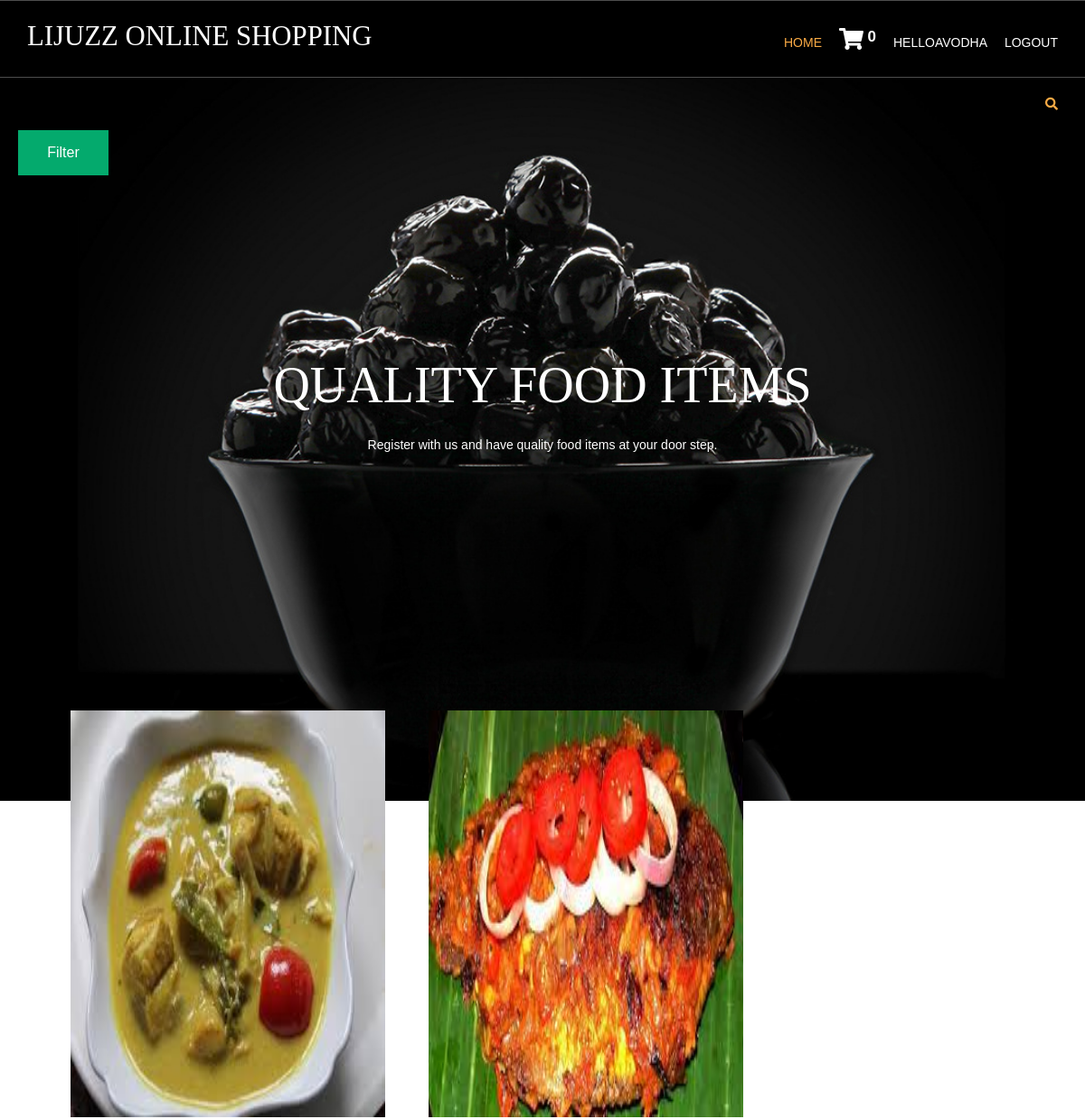
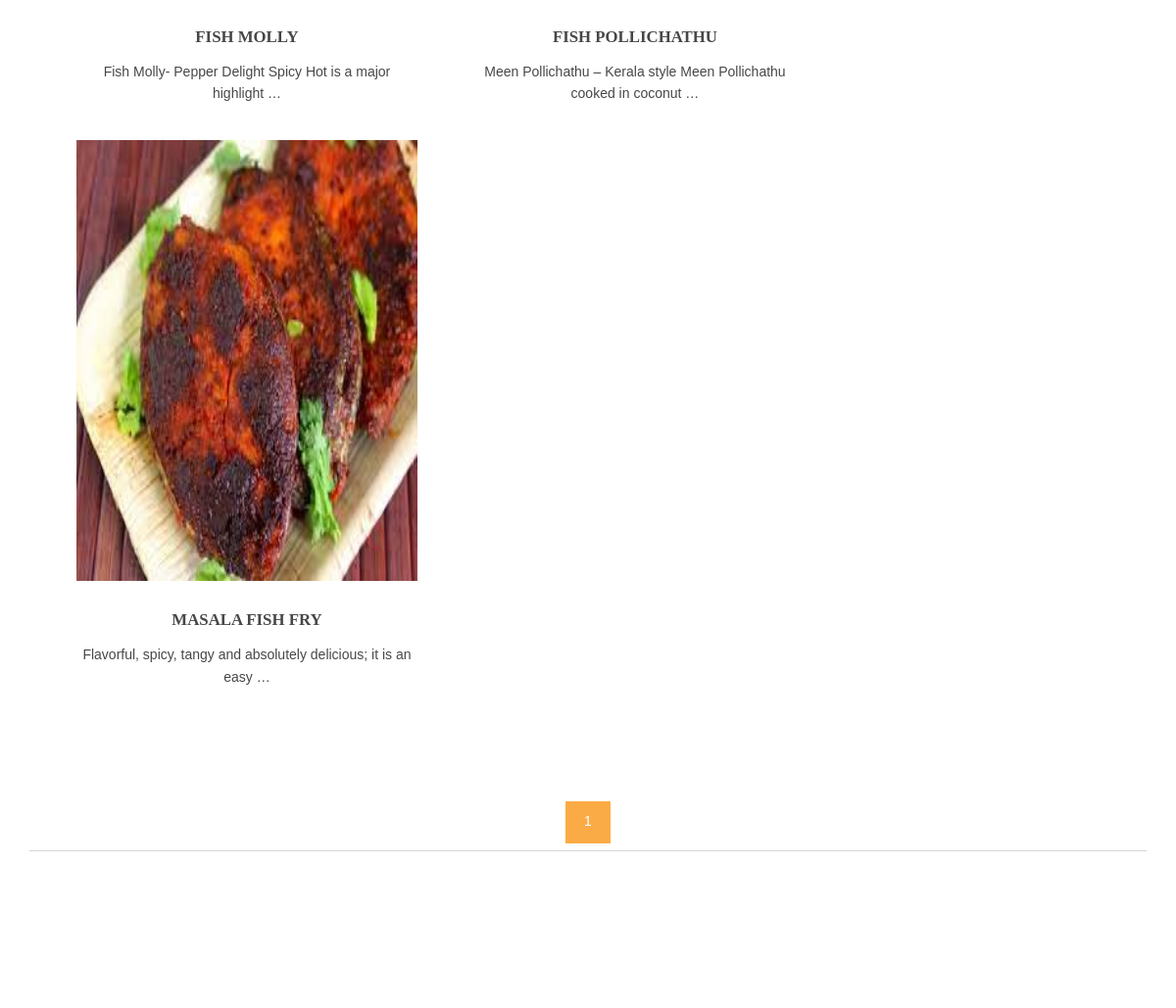
Screenshot of /fish-recepies/ (signed in) with the database file from the repository (2 pictures, top to bottom).
### homeapp/models.py (models this page shows, shortened)
class product(models.Model):
    name = models.CharField(max_length=250,unique=True)
    slug = models.SlugField(max_length=250,unique=True)
    img = models.ImageField(upload_to='product')
    desc = models.TextField()
    stock = models.IntegerField()
    available = models.BooleanField(default=True)
    price = models.IntegerField()
    category = models.ForeignKey(categ, on_delete=models.CASCADE)
    def get_url(self):
        return reverse('prdct_details',args=[self.category.slug, self.slug])

### homeapp/views.py (the view)
# urls.py: path('', views.home, name='home'),
def home(request, c_slug=None):
    c_page = None
    prdt = None
    catgry = categ.objects.all()
    if c_slug != None:
        c_page = get_object_or_404(categ, slug=c_slug)
        prdt = product.objects.filter(category=c_page, available=True)
    else:
        prdt = product.objects.all().filter(available=True)
    paginator = Paginator(prdt, 6)
    try:
        page = int(request.GET.get('page', '1'))
    except:
        page = 1
    try:
        pro = paginator.page(page)
    except(EmptyPage, InvalidPage):
        pro = paginator.page(paginator.num_pages)
    return render(request, 'index.html', {'prdt': prdt, 'catgry': catgry,'pro':pro})

### cartapp/context_processor.py (called while the page is built)
def count(request):
    item_count = 0
    if 'admin' in request.path:
        return {}
    else:
        try:
            ct = cartlist.objects.filter(cart_id=c_id(request))
            cti = items.objects.all().filter(cart= ct[:1])
            for j in cti:
                item_count+=j.quant
        except cartlist.DoesNotExist:
            item_count = 0
        return dict(item_c=item_count)

### cartapp/views.py (called while the page is built)
def c_id(request):
    ct_id = request.session.session_key
    if not ct_id:
        ct_id = request.session.create()
    return ct_id

### homeapp/models.py (called while the page is built)
    def get_url(self):
        return reverse('prdct_cat', args=[self.slug])

### templates/index.html (shortened to what this page needs)
{% extends 'base.html' %}
{% load static %}
{% block content %}
<html lang="">
<head>
    <link href="{% static 'hm/layout/styles/layout.css' %}" rel="stylesheet" type="text/css" media="all">
</head>
<body id="top">
<div class="abcd" style="background-image:url('{% static 'hm/images/demo/backgrounds/f2.jpg' %}');">
    <div class="wrapper row0">
        <div id="topbar" class="hoc clear">
            <div class="fl_right">
                <ul class="nospace">
                    <li id="searchform">
                    </li>
                </ul>
            </div>
        </div>
    </div>
    <div class="dropdown">
        <button class="dropbtn">Filter</button>
    </div>
    <div id="pageintro" class="hoc clear">
        <article>
            <h3 class="heading">QUALITY FOOD ITEMS</h3>
            <p>Register with us and have quality food items at your door step.</p>
        </article>
    </div>
</div>
<div class="wrapper row3">
    <main class="hoc container clear">
        <section id="introblocks">
            <ul class="nospace group btmspace-80">
                {% for i in pro.object_list %}
                <li class="one_third">
                    <figure><a class="imgover" href={{i.get_url}}><img src="{{i.img.url}}"
                                                                       style="height:450px;width:450px;" alt=""></a>
                        <figcaption>
                            <h6 class="heading">{{i.name}}</h6>
                            <p>{{i.desc|truncatewords:10}}</p>
                            <br>
                        </figcaption>
                    </figure>
                </li>
                {% endfor %}
            </ul>
            {% for p in pro.paginator.page_range %}
            <a href="?page={{p}}" class="btn btn-light btn-sm {% if pro.number == p %} activate {% endif %}">{{p}}</a>
            {% endfor %}
        </section>
        <hr class="btmspace-80">
    </main>
</div>
</body>
</html>
{% endblock %}

### templates/base.html (shortened to what this page needs)
{% load static %}
<html lang="">
<head>
    <link href="{% static 'hm/layout/styles/layout.css' %}" rel="stylesheet" type="text/css" media="all">
</head>
<body id="top">
<div class="bgded overlay" style="background-image:url('{% static 'hm/images/demo/backgrounds/f2.jpg' %}');">
    <div class="wrapper row1">
        <header id="header" class="hoc clear">
            <div id="logo" class="fl_left">
                <h1><a href="/">LIJUZZ ONLINE SHOPPING</a></h1>
            </div>
            <nav id="mainav" class="fl_right">
                <ul class="clear">
                    <li class="active"><a href="/">Home</a></li>
                    <li><a class="active" href="{% url 'cartdetails' %}"><i class="fa fa-shopping-cart"
                                                                            style="font-size:24px"></i><sup
                            style=" font-size:17px;"> <b>{{item_c}}</b> </sup></a></li>
                    {% if user.is_authenticated %}
                    <li>Hello{{user.username}}</li>
                    <li><a class="active" href="{% url 'logout' %}">Logout</a></li>
                    {% else %}
                    <li><a class="active" href="{% url 'login' %}">Login</a></li>
                    <li><a class="active" href="{% url 'registration' %}">Register</a></li>
                    {% endif %}
                </ul>
            </nav>
        </header>
    </div>
</div>
{% block content %}
{% endblock %}
</body>
</html>

### static/hm/layout/styles/layout.css (style rules this page uses)
.row1 { border:solid; border-width:1px 0; }
#topbar { padding:20px 0; font-size:.8rem; text-transform:uppercase; }
#topbar ul li { display:inline-block; margin-right:15px; }
#topbar ul li:last-child { margin-right:0; padding-right:0; border-right:none; }
#topbar #searchform { position:relative; line-height:1; z-index:9999; }
#topbar #searchform::after { display:block; height:18px; line-height:18px; padding:0; font-family:"Font Awesome\ 5 Free"; font-weight:900; font-size:1rem; content:"\f002"; }
#topbar #searchform ::placeholder { text-transform:capitalize; }
#header #logo { margin:22px 0 0 0; }
#header #logo h1 { margin:0; padding:0; font-size:2.2rem; text-transform:uppercase; }
#pageintro { padding:200px 0 300px; }
#pageintro article, #pageintro article p { display:block; max-width:75%; margin:0 auto; text-align:center; }
#pageintro article p { max-width:65%; line-height:2rem; }
#pageintro .heading { margin-bottom:20px; font-size:4rem; }
.container { padding:80px 0; }
#introblocks { display:block; position:relative; margin:-180px 0 0 0; z-index:1; text-align:center; }
#introblocks figure figcaption { display:block; padding:30px 0 0 0; text-align:center; }
#introblocks figure figcaption .heading { font-size:1.2rem; font-weight:700; margin-bottom:0; }
*, *::before, *::after { transition:all .3s ease-in-out; }
nav ul, nav ol { margin:0; padding:0; list-style:none; }
#mainav, #breadcrumb, .sidebar nav { line-height:normal; }
#mainav ul { text-transform:uppercase; }
#mainav li { display:inline-block; position:relative; margin:0 15px 0 0; padding:0; }
#mainav li:last-child { margin-right:0; }
#mainav li a { display:block; padding:30px 0; }
body { color:#A5A6AA; background-color:#1C1D21; }
a { color:#FBAB45; }
hr, .borderedbox { border-color:#D7D7D7; }
.overlay { color:#FFFFFF; background-color:inherit; }
.overlay::after { color:inherit; background-color:rgba(0,0,0,.55); }
.btn, .btn.inverse:hover { color:#FFFFFF; background-color:#FBAB45; border-color:#FBAB45; }
.imgover, .imgover:hover::after { color:#FFFFFF; }
.row1 { border-color:rgba(255,255,255,.3); }
.row3 { color:#474747; background-color:#FFFFFF; }
#topbar #searchform { color:#FBAB45; }
#header #logo h1 a { color:inherit; }
#pageintro { color:#FFFFFF; }
#mainav li a { color:inherit; }
#mainav .active a, #mainav a:hover, #mainav li:hover > a { color:#FBAB45; background-color:inherit; }
@media screen and (min-width:1140px) { .hoc { max-width:1140px; } }

### templates/index.html (style rules this page uses)
.dropbtn { background-color: #04AA6D; color: white; padding: 16px; font-size: 16px; border: none; height:50px; width:100px; }
.dropdown { position: relative; display: inline-block; padding-left: 20px; }
.abcd { height:100%; background-position:center; background-repeat:no-repeat; background-size:cover; }

### rows the page displays
product: img (picture), name "FISH MOLLY", desc "Fish Molly- Pepper Delight Spicy Hot is a major highlight …"
product: img (picture), name "FISH POLLICHATHU", desc "Meen Pollichathu – Kerala style Meen Pollichathu cooked in coconut …"
product: img (picture), name "MASALA FISH FRY", desc "Flavorful, spicy, tangy and absolutely delicious; it is an easy …"

### other values shown
{{ item_c }} "0"
{{ user.username }} "AVODHA"
{{ p }} "1"
